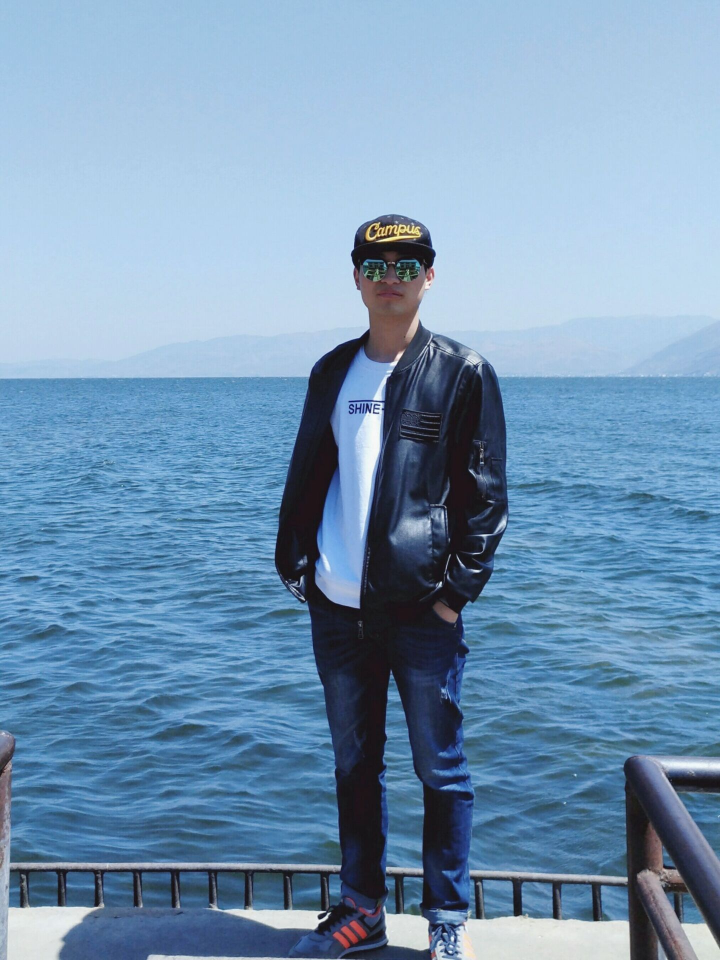
#> input picture image/my.jpg, 1440 x 1920 px (shown at 1/2 size)
$ jupyter execute ch10_opencv.ipynb   (shell and % lines are left out)   (Python 2 division)
#> lines starting #> are read from the running program, lines starting #| are printed output that depends on the picture; after the words box and inside, x2 and y2 are one past the last pixel; in counts of white or black regions, pixels touching at a corner belong together
[cell 1]
import cv2
from PIL import Image
import numpy as np
import pandas as pd
import matplotlib.pyplot as plt

[cell 2]
# 读入图像
im = cv2.imread('image/my.jpg') #numpy数组
#> im is the input picture: shape (1920, 1440, 3); mean B, G, R 180.5, 150.6, 117.9

# 打印图像尺寸
h, w = im.shape[:2]
#> h = 1920; w = 1440
print h, w
#| 1920 1440

# 保存原jpg格式的图像为png格式图像
cv2.imwrite('image/my1.png',im)
#> Out = True

[cell 3]
# 颜色空间转化

# 读入图像
im = cv2.imread('image/my.jpg') #numpy数组
# create a grayscale version
gray = cv2.cvtColor(im,cv2.COLOR_BGR2GRAY)
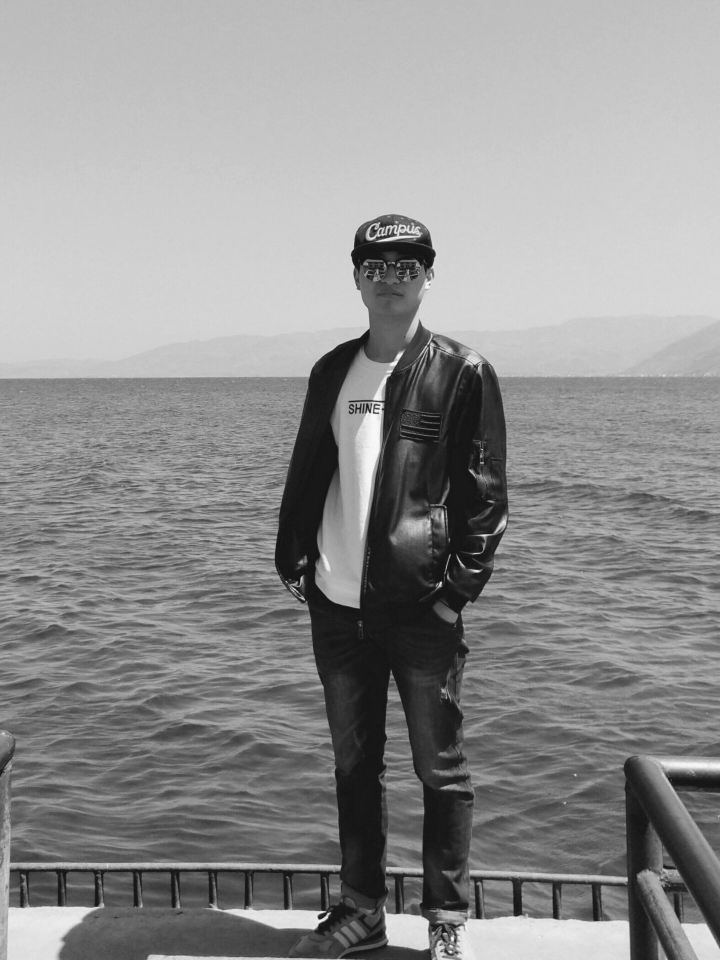
#> gray: shape (1920, 1440) (shown at 1/2 size); min 4, max 251, mean 144.2
fig = plt.figure()
plt.gray()
plt.imshow(gray)

[cell 4]
# 在图像上画直线
# Create a black image
img=np.zeros((512,512,3), np.uint8)
# Draw a diagonal blue line with thickness of 5 px
cv2.line(img,(0,0),(511,511),(255,0,0),5) #起点左上角(0,0),终点右下角(511,511)  ,(255,0,0)BGR
plt.imshow(img)

[cell 5]
# 矩形
cv2.rectangle(img,(384,0),(510,128),(0,0,255),3)
plt.imshow(img)

[cell 6]
# 圆形
cv2.circle(img,(447,63), 63, (0,0,255), -1) #中心点坐标和半径大小
plt.imshow(img)

[cell 7]
# 椭圆
cv2.ellipse(img,(256,256),(100,50),0,0,180,255,-1) # 中心点的位置坐标，长轴和短轴的长度，椭圆沿逆时针方向旋转的角度
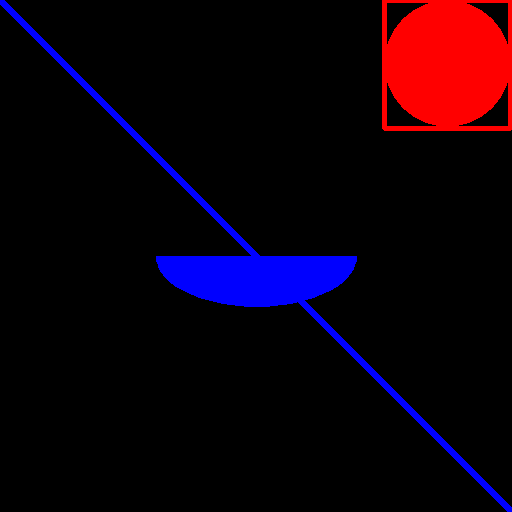
#> img: shape (512, 512, 3); mean of channels 0, 1, 2 11.9, 0, 14; drawn as B, G, R
plt.imshow(img)

[cell 8]
# 图像的基础操作
im = cv2.imread('image/my.jpg') #numpy数组
# 打印图像尺寸
print im.shape # 行，列，通道
#| (1920, 1440, 3)
print im.size # 像素数目
#| 8294400
print im.dtype # 数据类型
#| uint8

[cell 9]
# ROI区域
im = cv2.imread('image/my.jpg') #numpy数组
roi = im[400:700,600:900] # 通过索引，选取位置
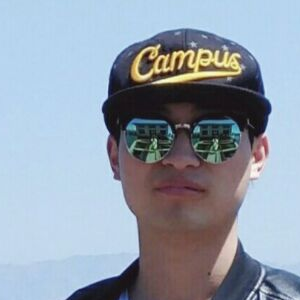
#> roi: shape (300, 300, 3); mean B, G, R 171.9, 158.1, 147.1
plt.imshow(roi)

[cell 10]
# 颜色空间转换

im = cv2.imread('image/my.jpg') #numpy数组
im2 = cv2.cvtColor(im, cv2.COLOR_BGR2GRAY)
im3 = cv2.cvtColor(im, cv2.COLOR_BGR2RGB)
im4 = cv2.cvtColor(im, cv2.COLOR_BGR2HSV)
#> im4: shape (1920, 1440, 3); mean H, S, V 105.2, 94.2, 180.9
plt.figure()
plt.subplot(141)
plt.imshow(im)
plt.subplot(142)
plt.imshow(im2)
plt.subplot(143)
plt.imshow(im3)
plt.subplot(144)
plt.imshow(im4)
#> figure, not shown here; B, G, R data is drawn as R, G, B

[cell 11]
# 几何变换

# 扩展缩放

img=cv2.imread('image/my.jpg')
# 下面的 None 本应该是输出图像的尺寸，但是因为后边我们设置了缩放因子
# 因此这里为 None
res1=cv2.resize(img,None,fx=2,fy=2,interpolation=cv2.INTER_CUBIC)
#OR
# 这里呢，我们直接设置输出图像的尺寸，所以不用设置缩放因子
height,width=img.shape[:2]
#> height = 1920; width = 1440
res2=cv2.resize(img,(3*width,3*height),interpolation=cv2.INTER_CUBIC)
plt.figure()
plt.subplot(131)
plt.imshow(img)
plt.subplot(132)
plt.imshow(res1)
plt.subplot(133)
plt.imshow(res2)
#> figure, not shown here; B, G, R data is drawn as R, G, B

[cell 12]
# 旋转

img=cv2.imread('image/my.jpg')
rows,cols=img.shape[:2]
#> rows = 1920; cols = 1440
# 这里的第一个参数为旋转中心，第二个为旋转角度，第三个为旋转后的缩放因子
# 可以通过设置旋转中心，缩放因子，以及窗口大小来防止旋转后超出边界的问题
M=cv2.getRotationMatrix2D((cols/2,rows/2),45,0.6)
# 第三个参数是输出图像的尺寸中心
dst=cv2.warpAffine(img,M,(2*cols,2*rows))
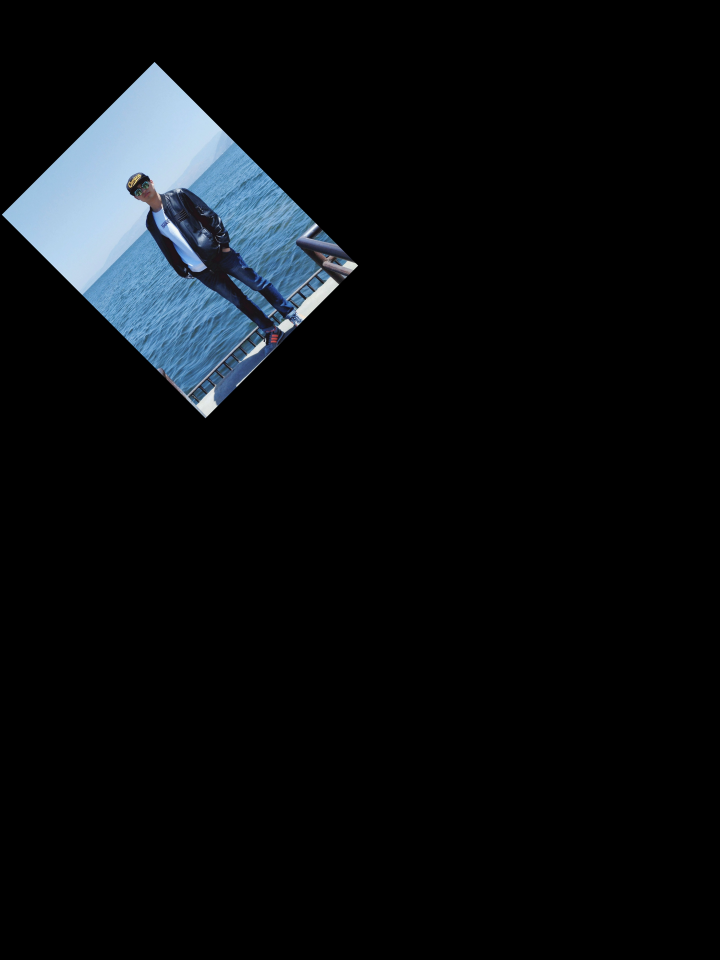
#> dst: shape (3840, 2880, 3) (shown at 1/4 size); mean B, G, R 16.2, 13.6, 10.6
plt.imshow(dst)

[cell 13]
# 图像阈值
img=cv2.imread('image/my.jpg',0)
#> img: shape (1920, 1440); min 4, max 252, mean 144.2
ret,thresh1=cv2.threshold(img,127,255,cv2.THRESH_BINARY)
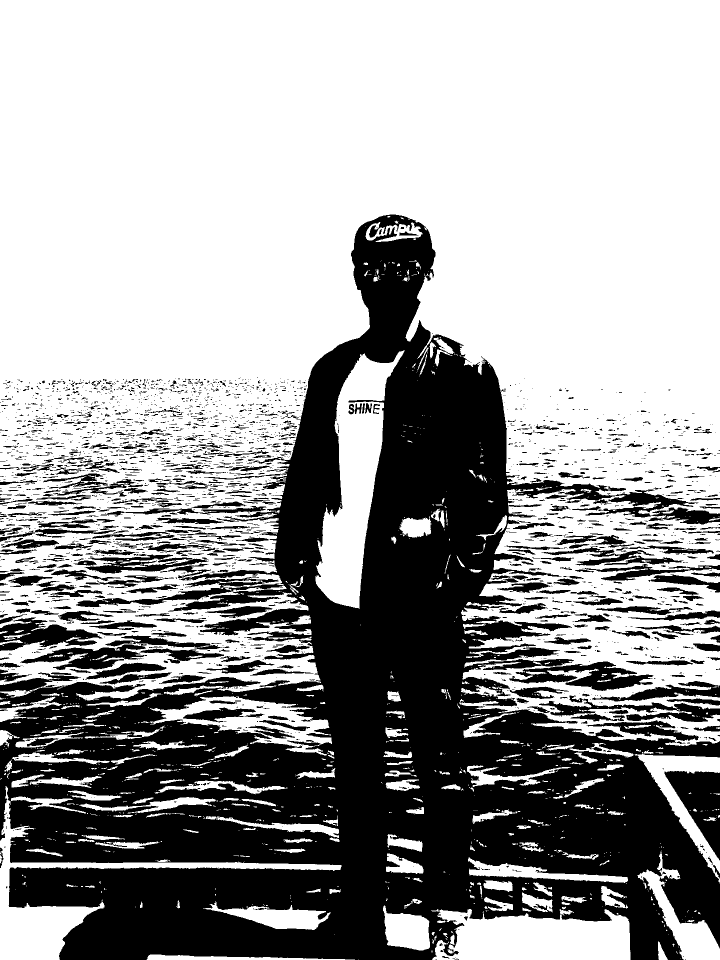
#> thresh1: shape (1920, 1440) (shown at 1/2 size); 62.8% white; 2795 black regions (2084 under 20 px), largest, box (x1, y1, x2, y2) and area: (0, 429, 1440, 1920) 857055, (1329, 1542, 1440, 1721) 10018, (1018, 1323, 1307, 1382) 7676
ret,thresh2=cv2.threshold(img,127,255,cv2.THRESH_BINARY_INV)
ret,thresh3=cv2.threshold(img,127,255,cv2.THRESH_TRUNC)
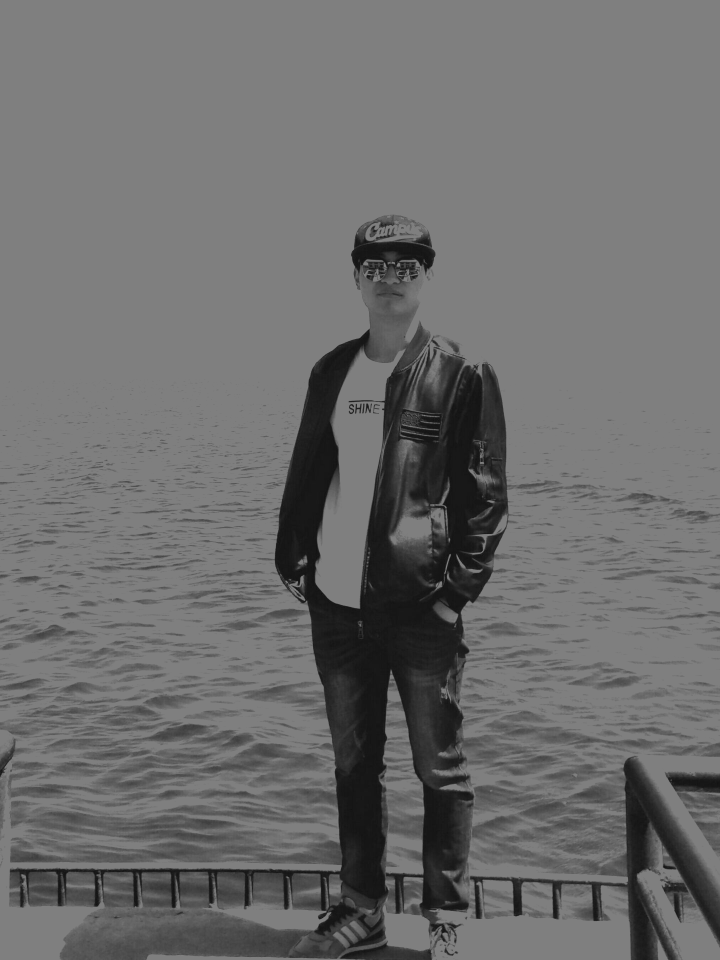
#> thresh3: shape (1920, 1440) (shown at 1/2 size); min 4, max 127, mean 109.2
ret,thresh4=cv2.threshold(img,127,255,cv2.THRESH_TOZERO)
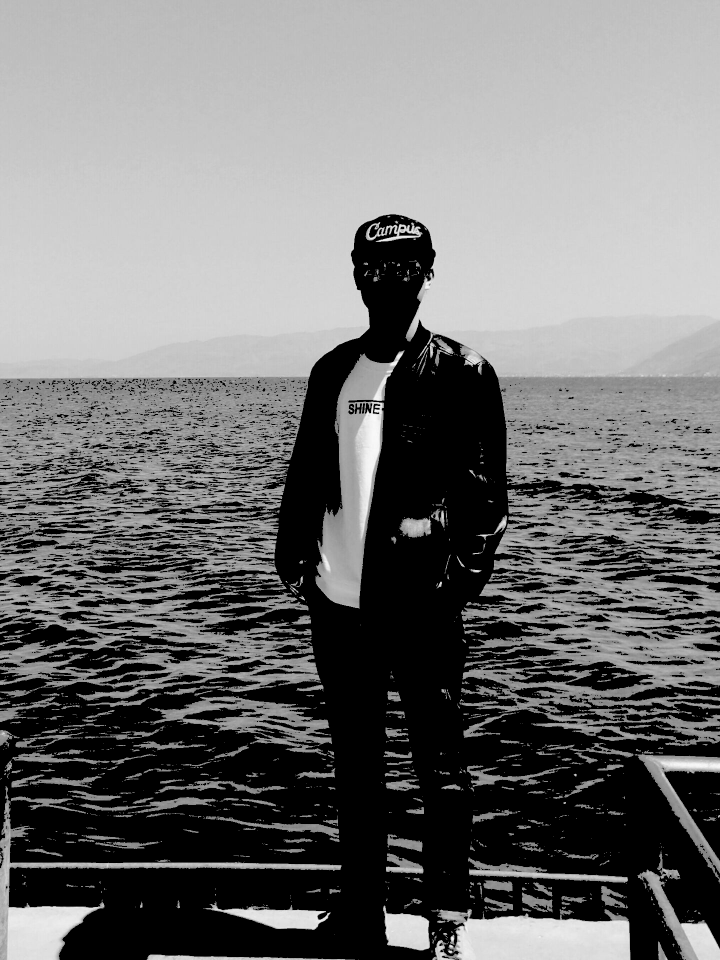
#> thresh4: shape (1920, 1440) (shown at 1/2 size); min 0, max 252, mean 114.8
ret,thresh5=cv2.threshold(img,127,255,cv2.THRESH_TOZERO_INV)
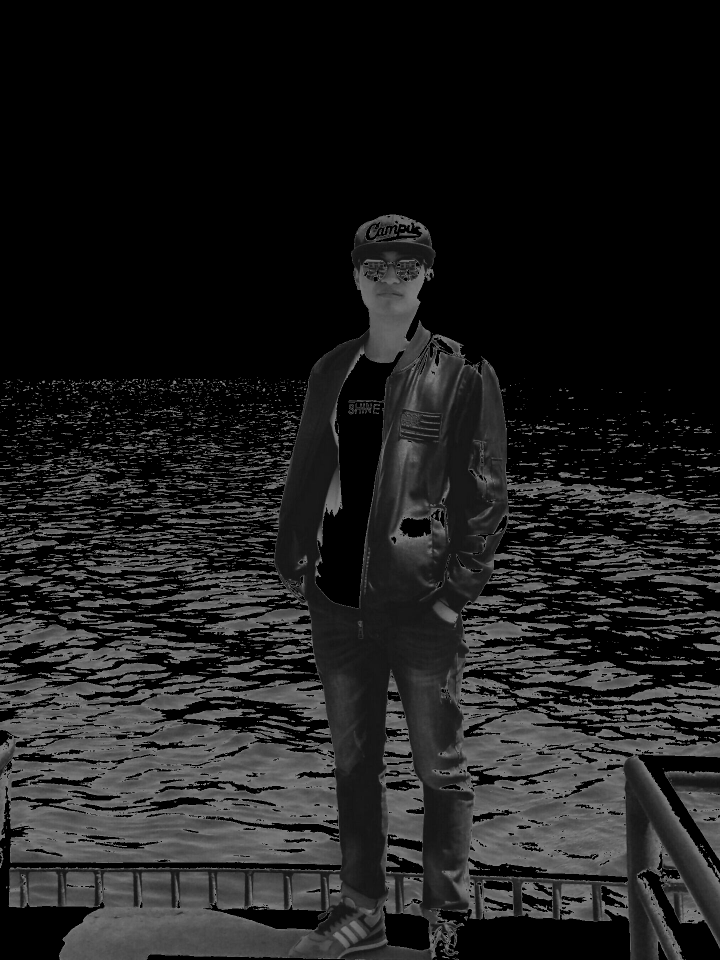
#> thresh5: shape (1920, 1440) (shown at 1/2 size); min 0, max 127, mean 29.4
titles = ['Original Image','BINARY','BINARY_INV','TRUNC','TOZERO','TOZERO_INV']
images = [img, thresh1, thresh2, thresh3, thresh4, thresh5]
for i in xrange(6):
    plt.subplot(2,3,i+1)
    plt.imshow(images[i],'gray')
    plt.title(titles[i])
    plt.xticks([]),plt.yticks([])
plt.show()

[cell 14]
# 2D卷积
# 使用平均滤波器
img = cv2.imread('image/my.jpg')
kernel = np.ones((5,5),np.float32)/25
#cv.Filter2D(src, dst, kernel, anchor=(-1, -1))
#ddepth –desired depth of the destination image;
#if it is negative, it will be the same as src.depth();
#the following combinations of src.depth() and ddepth are supported:
#src.depth() = CV_8U, ddepth = -1/CV_16S/CV_32F/CV_64F
#src.depth() = CV_16U/CV_16S, ddepth = -1/CV_32F/CV_64F
#src.depth() = CV_32F, ddepth = -1/CV_32F/CV_64F
#src.depth() = CV_64F, ddepth = -1/CV_64F
#when ddepth=-1, the output image will have the same depth as the source.
dst = cv2.filter2D(img,-1,kernel)
#> dst: shape (1920, 1440, 3)
plt.subplot(121),plt.imshow(img),plt.title('Original')
plt.xticks([]), plt.yticks([])
plt.subplot(122),plt.imshow(dst),plt.title('Averaging')
plt.xticks([]), plt.yticks([])
plt.show()
#> figure, not shown here; B, G, R data is drawn as R, G, B

[cell 15]
# 图像模糊（图像平滑）

img = cv2.imread('image/my.jpg')
blur = cv2.blur(img,(5,5))
plt.subplot(221)
plt.imshow(img)
plt.title('Original')
plt.xticks([]), plt.yticks([])

# 平均模糊
plt.subplot(222)
plt.imshow(blur)
plt.title('Blurred')
plt.xticks([]), plt.yticks([])


#0 是指根据窗口大小（ 5,5 ）来计算高斯函数标准差
Gaussian = cv2.GaussianBlur(img,(5,5),0)
plt.subplot(223)
plt.imshow(Gaussian)
plt.title('Gaussian')
plt.xticks([]), plt.yticks([])

# 中值模糊
median = cv2.medianBlur(img,5)
plt.subplot(224)
plt.imshow(median)
plt.title('median')
plt.xticks([]), plt.yticks([])

plt.show()
#> figure, not shown here; B, G, R data is drawn as R, G, B

$ run again, with image/1.jpg copied over image/my.jpg
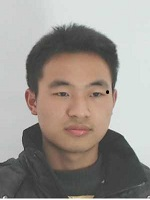
#> input picture image/1.jpg, 150 x 200 px
#> im is the input picture: shape (200, 150, 3); mean B, G, R 141.6, 147.6, 154.4
#| 200 150
#> Out = True
#| (200, 150, 3)
#| 90000
#| uint8
#> roi = empty array
#> im4: shape (200, 150, 3); mean H, S, V 40.2, 26.5, 156.7
#> `ret,thresh1=cv2.threshold(img,127,255,cv2.THRESH_BINARY)`:
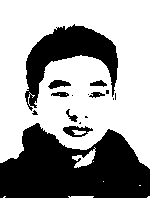
#> thresh1: shape (200, 150); 61.4% white; 16 black regions (8 under 20 px), largest, box (x1, y1, x2, y2) and area: (0, 123, 150, 198) 7828, (25, 24, 118, 111) 3146, (63, 126, 93, 137) 181
#> `dst = cv2.filter2D(img,-1,kernel)`:
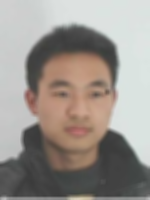
#> dst: shape (200, 150, 3); mean B, G, R 141.4, 147.4, 154.1
